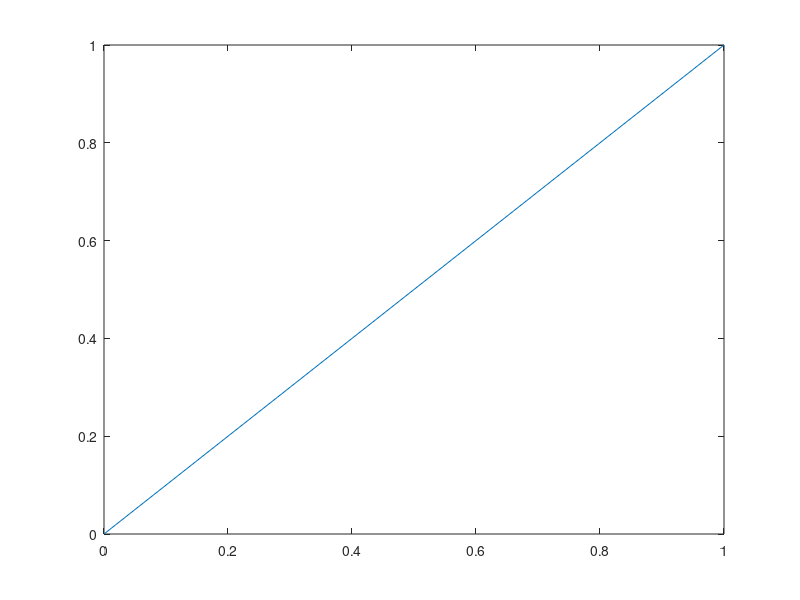
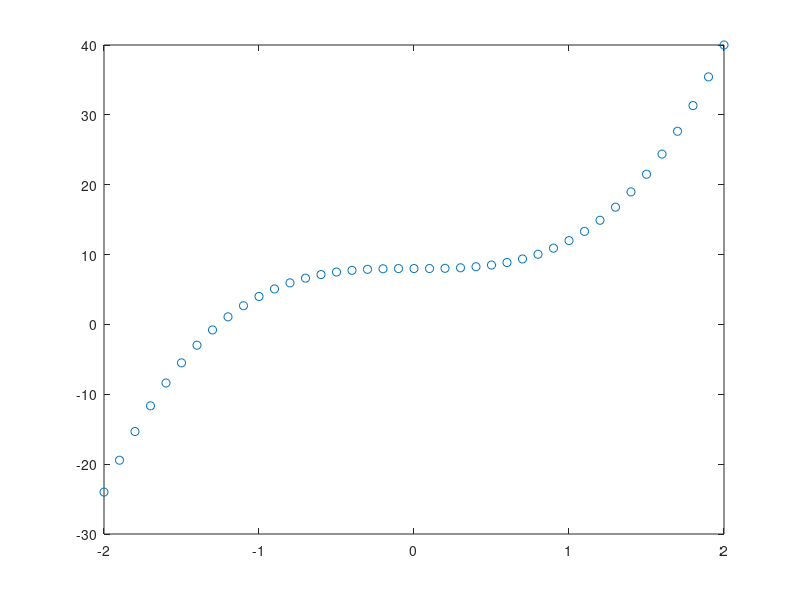

These charts were generated, in order, by the following MATLAB code:
% workspace löschen, auch versteckte Variablen
clear all

% alle File handles schließen und alle Diagramme schließen
close all

% Leerzeilen entfernen
format compact

% Shell löschen
clc

P = [1 0] % polynom 1*x^1 + 0*x^0
y = polyval(P, [1 0])

figure
plot([1 0], y, '-')


P2 = [4 0 0 8]
x = -2:0.1:2
y = polyval(P2, x)

figure
plot(x, y, 'o')